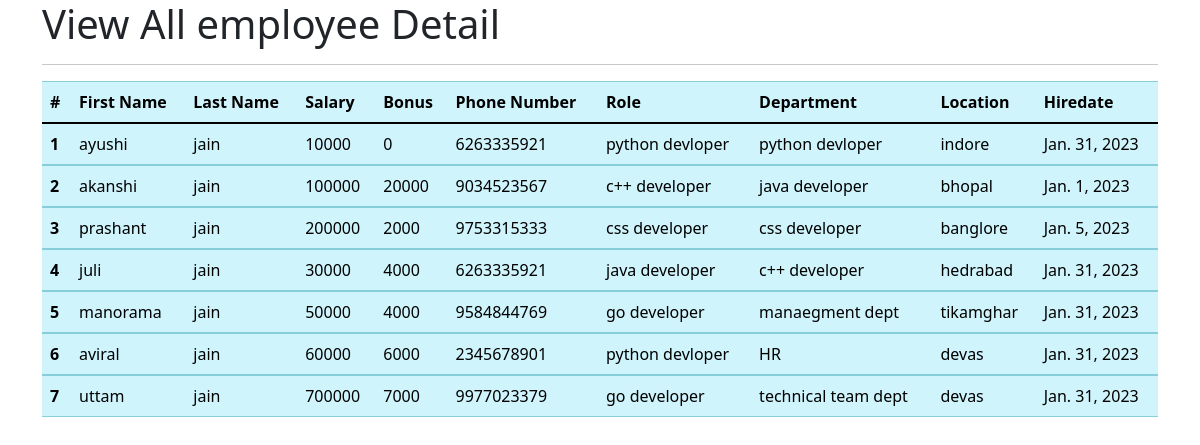
Page /all_emp/ on the committed database.
### emp_app/models.py (models this page shows, shortened)
class Employee(models.Model):
    first_name=models.CharField(max_length=100,null=False)
    last_name=models.CharField(max_length=100)
    dept=models.ForeignKey(Department,on_delete=models.CASCADE)
    salary=models.IntegerField(default=0)
    bonus=models.IntegerField(default=0)
    role=models.ForeignKey(Role,on_delete=models.CASCADE)
    phone=models.IntegerField(default=0)
    hire_date=models.DateField()

class Role(models.Model):
    name=models.CharField(max_length=100)

class Department(models.Model):
    name=models.CharField(max_length=100,null=False)
    location=models.CharField(max_length=100)

### emp_app/views.py (the view)
# urls.py: path('all_emp/',views.all_emp,name='all_emp'),
def all_emp(request):
    emps=Employee.objects.all()
    context={
        'emps':emps
    }
    return render(request,'view_all_emp.html',context)

### emp_app/templates/view_all_emp.html (shortened to what this page needs)
<!doctype html>
<html lang="en">
  <head>
    <link rel="stylesheet" href="https://cdn.jsdelivr.net/npm/bootstrap@4.3.1/dist/css/bootstrap.min.css">
    <link href="https://cdn.jsdelivr.net/npm/bootstrap@5.0.2/dist/css/bootstrap.min.css" rel="stylesheet">
  </head>
  <body>
    <div class="container">
      <h1>View All employee Detail</h1>
      <hr>
      <table class="table table-info table striped">
        <thead>
          <tr>
            <th scope="col">#</th>
            <th scope="col">First Name</th>
            <th scope="col">Last Name</th>
            <th scope="col">Salary</th>
            <th scope="col">Bonus</th>
            <th scope="col">Phone Number</th>
            <th scope="col">Role</th>
            <th scope="col">Department</th>
            <th scope="col">Location</th>
            <th scope="col">Hiredate</th>
          </tr>
        </thead>
        {% for emp in emps %}
        <tbody>
          <tr>
            <th scope="row">{{emp.id}}</th>
            <td>{{emp.first_name}}</td>
            <td>{{emp.last_name}}</td>
            <td>{{emp.salary}}</td>
            <td>{{emp.bonus}}</td>
            <td>{{emp.phone}}</td>
            <td>{{emp.role.name}}</td>
            <td>{{emp.dept.name}}</td>
            <td>{{emp.dept.location}}</td>
            <td>{{emp.hire_date}}</td>
          </tr>
        </tbody>
        {% endfor %}
      </table>
    </div>
  </body>
</html>

### rows in the picture
Employee: id "1", first_name "ayushi", last_name "jain", salary "10000", bonus "0", phone "6263335921", role.name "python devloper", dept.name "python devloper", dept.location "indore", hire_date "Jan. 31, 2023"
Employee: id "2", first_name "akanshi", last_name "jain", salary "100000", bonus "20000", phone "9034523567", role.name "c++ developer", dept.name "java developer", dept.location "bhopal", hire_date "Jan. 1, 2023"
Employee: id "3", first_name "prashant", last_name "jain", salary "200000", bonus "2000", phone "9753315333", role.name "css developer", dept.name "css developer", dept.location "banglore", hire_date "Jan. 5, 2023"
Employee: id "4", first_name "juli", last_name "jain", salary "30000", bonus "4000", phone "6263335921", role.name "java developer", dept.name "c++ developer", dept.location "hedrabad", hire_date "Jan. 31, 2023"
Employee: id "5", first_name "manorama", last_name "jain", salary "50000", bonus "4000", phone "9584844769", role.name "go developer", dept.name "manaegment dept", dept.location "tikamghar", hire_date "Jan. 31, 2023"
Employee: id "6", first_name "aviral", last_name "jain", salary "60000", bonus "6000", phone "2345678901", role.name "python devloper", dept.name "HR", dept.location "devas", hire_date "Jan. 31, 2023"
Employee: id "7", first_name "uttam", last_name "jain", salary "700000", bonus "7000", phone "9977023379", role.name "go developer", dept.name "technical team dept", dept.location "devas", hire_date "Jan. 31, 2023"
